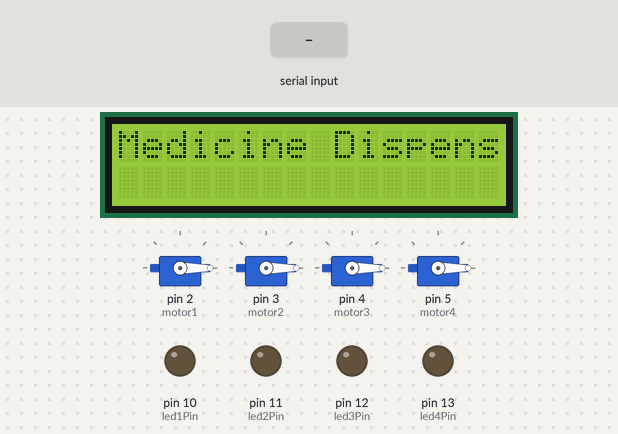
Recording of a sketch running on a simulated Arduino Uno, built with avr-gcc and run on an emulated ATmega328P. On the bench: 4 × servo, 16×2 character LCD, output pins drawn as LEDs (lit = HIGH). The inputs (shaded band) are chosen by the test bench.

Above: at 1.2 s.
1.3 s: "1\n" received over Serial
At 2.6 s:
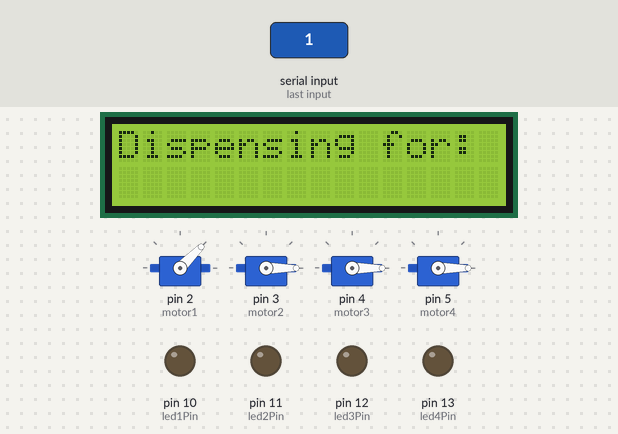
3.8 s: byte 49 ('1') received over Serial
At 5.7 s:
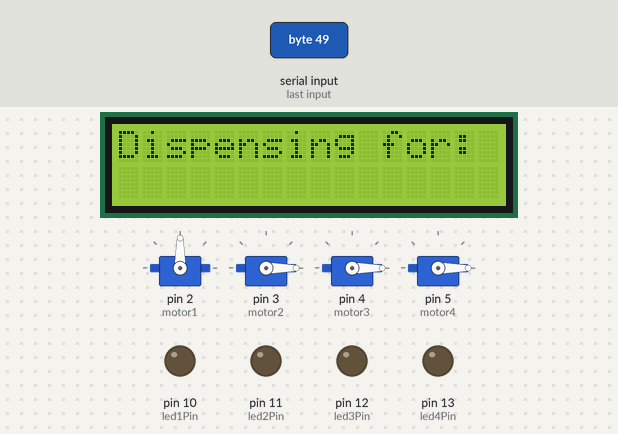
6.3 s: byte 50 ('2') received over Serial
At 7.6 s:
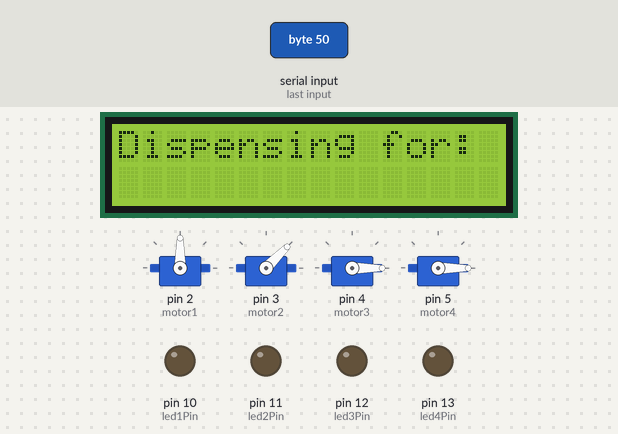
8.8 s: byte 51 ('3') received over Serial
At 10.7 s:
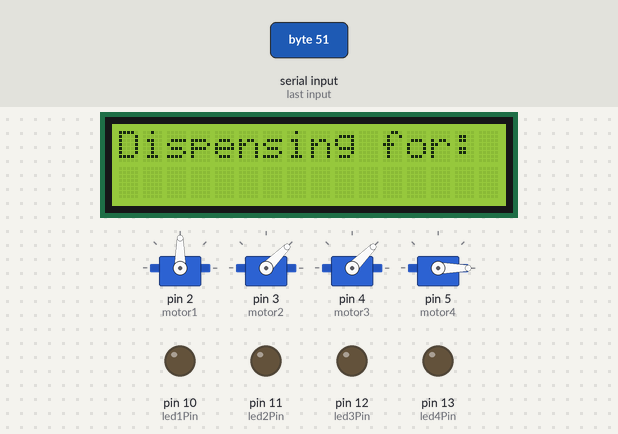
11.3 s: byte 52 ('4') received over Serial
At 12.6 s:
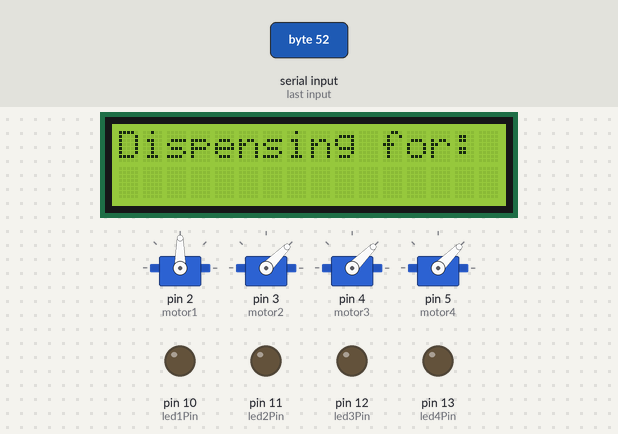
13.8 s: "2\n" received over Serial
At 15.7 s:
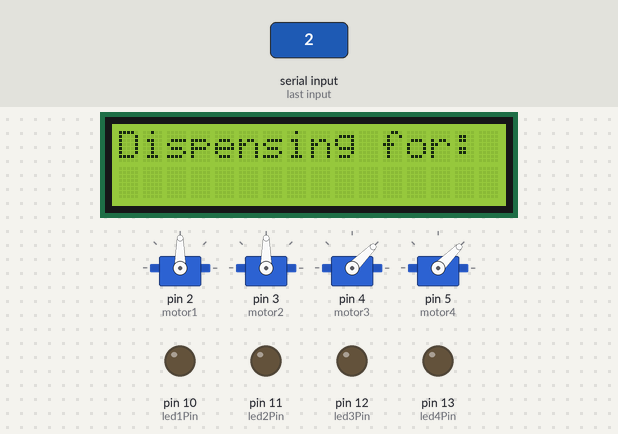
Timing chart, 0 to 17.2 s (numbered marks = the images above; inputs shaded):
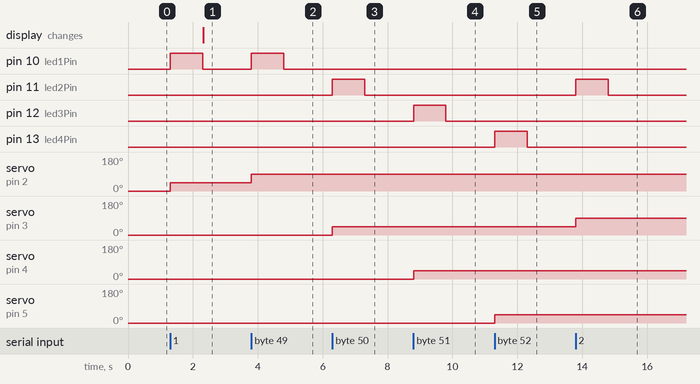

Measured:
- after the input at 1.3 s, pin 10 (led1Pin): LOW → HIGH at once, → LOW 1.0 s later; servo on pin 2 (motor1): 0° → 45° at once; the display: changes after 1.0 s (image 1)
- after the input at 3.8 s, pin 10 (led1Pin): LOW → HIGH at once, → LOW 1.0 s later; servo on pin 2 (motor1): 45° → 90° at once
- after the input at 6.3 s, pin 11 (led2Pin): LOW → HIGH at once, → LOW 1.0 s later; servo on pin 3 (motor2): 0° → 45° at once
- after the input at 8.8 s, pin 12 (led3Pin): LOW → HIGH at once, → LOW 1.0 s later; servo on pin 4 (motor3): 0° → 45° at once
- after the input at 11.3 s, pin 13 (led4Pin): LOW → HIGH at once, → LOW 1.0 s later; servo on pin 5 (motor4): 0° → 45° at once
- after the input at 13.8 s, pin 11 (led2Pin): LOW → HIGH at once, → LOW 1.0 s later; servo on pin 3 (motor2): 45° → 90° at once

The sketch:

Medicine_Dispenser.ino
```cpp
#include <Servo.h>
#include <Wire.h>
#include <LiquidCrystal_I2C.h>

Servo motor1;
Servo motor2;
Servo motor3;
Servo motor4;

// Current position of each motor (initially set to 0 degrees)
int position1 = 0;
int position2 = 0;
int position3 = 0;
int position4 = 0;

// Incremental rotation angle
const int rotationIncrement = 45;

// Pin definitions for LEDs
const int led1Pin = 10;
const int led2Pin = 11;
const int led3Pin = 12;
const int led4Pin = 13;

// Initialize the LCD with I2C address 0x27 (change if needed)
LiquidCrystal_I2C lcd(0x27, 16, 2);

void setup() {
  Serial.begin(9600);   // Start serial communication at 9600 baud rate

  motor1.attach(2);     // Attach motor 1 to pin 2
  motor2.attach(3);     // Attach motor 2 to pin 3
  motor3.attach(4);     // Attach motor 3 to pin 4
  motor4.attach(5);     // Attach motor 4 to pin 5

  // Set all motors to their initial position
  motor1.write(0);
  motor2.write(0);
  motor3.write(0);
  motor4.write(0);

  // Set LED pins as OUTPUT
  pinMode(led1Pin, OUTPUT);
  pinMode(led2Pin, OUTPUT);
  pinMode(led3Pin, OUTPUT);
  pinMode(led4Pin, OUTPUT);

  // Initialize the LCD
  lcd.begin();
  lcd.backlight();
  lcd.clear();
  lcd.setCursor(0, 0);
  lcd.print("Medicine Dispenser");
}

void loop() {
  if (Serial.available() > 0) {
    char command = Serial.read();  // Read the incoming byte

    // Check if the command is for a motor and read name if available
    String name = "";
    if (Serial.available() > 0) {
      name = Serial.readStringUntil('\n');  // Read the name until newline
    }

    switch (command) {
      case '1':
        rotateMotor(motor1, led1Pin, position1, name);
        break;
      case '2':
        rotateMotor(motor2, led2Pin, position2, name);
        break;
      case '3':
        rotateMotor(motor3, led3Pin, position3, name);
        break;
      case '4':
        rotateMotor(motor4, led4Pin, position4, name);
        break;
      default:
        break; // Unknown command
    }
  }
}

void rotateMotor(Servo &motor, int ledPin, int &position, String name) {
  // Update the position
  position += rotationIncrement;

  // Ensure the position does not exceed 180 degrees
  if (position > 180) {
    position = 180;  // Cap at 180 degrees
  }

  motor.write(position);  // Rotate to the updated position
  digitalWrite(ledPin, HIGH);   // Turn on the corresponding LED
  delay(1000);                  // Wait for the motor to reach the position
  digitalWrite(ledPin, LOW);    // Turn off the LED

  // Display the name on the LCD
  lcd.clear();
  lcd.setCursor(0, 0);
  lcd.print("Dispensing for:");
  lcd.setCursor(0, 1);
  lcd.print(name);  // Print the person's name
}
```
